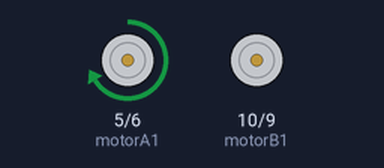
A sketch run on a simulated Arduino Uno, built with avr-gcc and run on an emulated ATmega328P. Shown: motor-driver pin pairs drawn as motors (green arrow = first pin HIGH = forward, orange = second pin HIGH = backward, longer = more drive).

Above: at 2.5 s.
At 7.5 s:
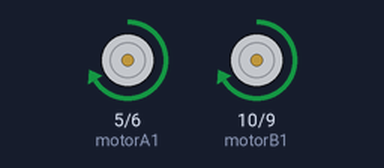
At 12.5 s:
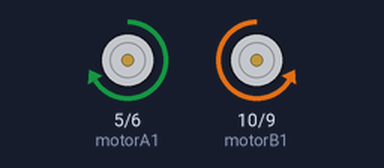
At 17.5 s:
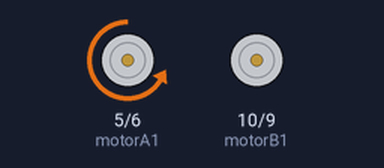
Timing chart, 0 to 26.0 s (numbered marks = the images above):
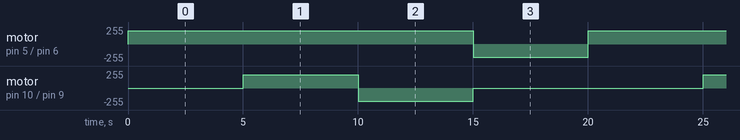

Measured:
- by itself, motor on pin 5 (motorA1) / pin 6 (motorA2): alternates forward 200/255 for 15.0 s and backward 200/255 for 5.0 s
- by itself, motor on pin 10 (motorB1) / pin 9 (motorB2): repeats every 20.0 s: backward 200/255 5.0 s, stopped 10.0 s, forward 200/255 5.0 s

The sketch:

sketch_aug23ctest.ino
```cpp
  const int motorA1  = 5;  // Pin  2 of L293
  const int motorA2  = 6;  // Pin  7 of L293
  const int motorB1  = 10; // Pin 10 of L293
  const int motorB2  = 9;  // Pin 14 of L293

  int i=0;
  int j=0;
  int state;
  int vSpeed=200;     // Default speed, from 0 to 255

void setup() {
    pinMode(motorA1, OUTPUT);
    pinMode(motorA2, OUTPUT);
    pinMode(motorB1, OUTPUT);
    pinMode(motorB2, OUTPUT);
    Serial.begin(9600);
}
void loop() {
       analogWrite(motorA1, vSpeed); analogWrite(motorA2, 0);
        analogWrite(motorB1, 0);      analogWrite(motorB2, 0);
delay (5000);
   analogWrite(motorA1, vSpeed); analogWrite(motorA2, 0);
        analogWrite(motorB1, 200);    analogWrite(motorB2, 0);
delay (5000);
        analogWrite(motorA1, vSpeed); analogWrite(motorA2, 0);
        analogWrite(motorB1, 0);      analogWrite(motorB2, 200);
delay (5000);
  analogWrite(motorA1, 0);   analogWrite(motorA2, vSpeed);
        analogWrite(motorB1, 0);   analogWrite(motorB2, 0);
 delay(5000);
}
```
